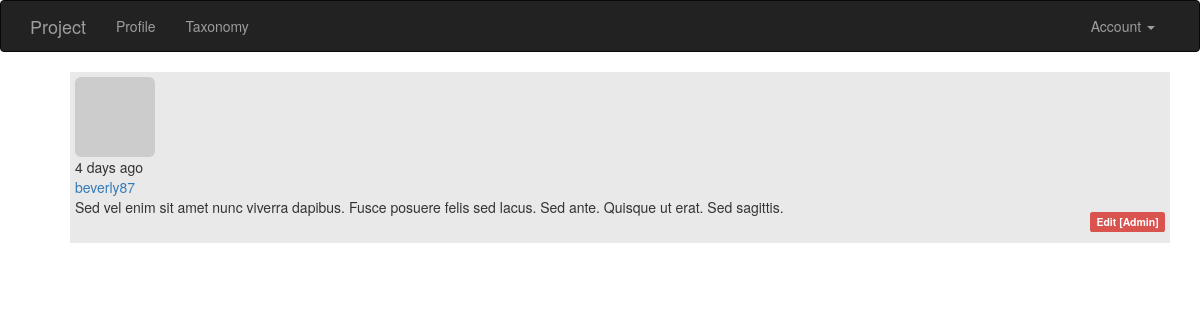
/post/4 (signed in), run on the app's committed database.
### app/models.py (models this page shows, shortened)
class Post(db.Model):
    __tablename__ = 'posts'
    id = db.Column(db.Integer, primary_key=True)
    body = db.Column(db.Text)
    body_html = db.Column(db.Text)
    timestamp = db.Column(db.DateTime, index=True, default=datetime.utcnow)
    author_id = db.Column(db.Integer, db.ForeignKey('users.id'))
    comments = db.relationship('Comment', backref='post', lazy='dynamic')
    taxonomy_id = db.Column(db.Integer, db.ForeignKey('taxonomy.id'))

class User(UserMixin, db.Model):
    __tablename__ = 'users'
    id = db.Column(db.Integer, primary_key=True)
    email = db.Column(db.String(64), unique=True, index=True)
    username = db.Column(db.String(64), unique=True, index=True)
    role_id = db.Column(db.Integer, db.ForeignKey('roles.id'))
    password_hash = db.Column(db.String(128))
    confirmed = db.Column(db.Boolean, default=False)
    name = db.Column(db.String(64))
    location = db.Column(db.String(64))
    about_me = db.Column(db.Text())
    member_since = db.Column(db.DateTime(), default=datetime.utcnow)
    last_seen = db.Column(db.DateTime(), default=datetime.utcnow)
    avatar_hash = db.Column(db.String(32))
    posts = db.relationship('Post', backref='author', lazy='dynamic')
    taxonomy = db.relationship('Taxonomy', backref='author', lazy='dynamic')
    followed = db.relationship('Follow',
                               foreign_keys=[Follow.follower_id],
                               backref=db.backref('follower', lazy='joined'),
                               lazy='dynamic',
                               cascade='all, delete-orphan')
    followers = db.relationship('Follow',
                                foreign_keys=[Follow.followed_id],
                                backref=db.backref('followed', lazy='joined'),
                                lazy='dynamic',
                                cascade='all, delete-orphan')
    comments = db.relationship('Comment', backref='author', lazy='dynamic')
    @property
    def password(self):
        raise AttributeError('password is not a readable attribute')
    def can(self, permissions):
        return self.role is not None and \
            (self.role.permissions & permissions) == permissions
    def is_administrator(self):
        return self.can(Permission.ADMINISTER)
    def ping(self):
        self.last_seen = datetime.utcnow()
        db.session.add(self)
    def gravatar(self, size=100, default='identicon', rating='g'):
        if request.is_secure:
            url = 'https://secure.gravatar.com/avatar'
        else:
            url = 'http://www.gravatar.com/avatar'
        hash = self.avatar_hash or hashlib.md5(
            self.email.encode('utf-8')).hexdigest()
        return '{url}/{hash}?s={size}&d={default}&r={rating}'.format(
            url=url, hash=hash, size=size, default=default, rating=rating)

### app/main/views.py (the view)
@main.route('/post/<int:id>')
def post(id):
	post = Post.query.get_or_404(id)
	return render_template('posts/post.html', posts=[post], id = id)

### app/auth/views.py (called while the page is built)
@auth.before_app_request
def before_request():
    if current_user.is_authenticated:
        current_user.ping()
        if not current_user.confirmed \
                and request.endpoint \
                and request.endpoint[:5] != 'auth.' \
                and request.endpoint != 'static':
            return redirect(url_for('auth.unconfirmed'))

### app/main/__init__.py (called while the page is built)
@main.app_context_processor
def inject_permissions():
    return dict(Permission=Permission)

### app/models.py (called while the page is built)
@login_manager.user_loader
def load_user(user_id):
    return User.query.get(int(user_id))

### app/templates/posts/post.html (shortened to what this page needs)
{% extends "base.html" %}
{% import "_macros.html" as macros %}
{% block content %}
    <div class="container">
	{% include 'posts/_posts.html' %}
    </div>
{% endblock %}

### app/templates/posts/_posts.html (shortened to what this page needs)
<ul class="posts">
	{% for post in posts %}
		<li class="post">
			<div class="profile-thumbnail">
				<a href="{{ url_for('.user', username=post.author.username) }}">
					<img class="img-rounded profile-thumbnail" src="{{ post.author.gravatar(size=40) }}">
				</a>
			</div>
			<div class="post-date">{{ moment(post.timestamp).fromNow() }}</div>
			<div class="post-author">
				<a href="{{ url_for('.user', username=post.author.username) }}">
					{{ post.author.username }}
				</a>
			</div>
			<div class="post-body">{{ post.body }}</div>
			<div class="post-footer">
				{% if current_user == post.author %}
					<a href="{{ url_for('.edit', id=post.id) }}">
						<span class="label label-primary">Edit</span>
					</a>
				{% elif current_user.is_administrator() %}
					<a href="{{ url_for('.edit', id=post.id) }}">
						<span class="label label-danger">Edit [Admin]</span>
					</a>
				{% endif %}
			</div>
		</li>
	{% endfor %}
</ul>

### app/static/style.css (style rules this page uses)
ul.posts li { list-style: none; padding: 5px; background-color: #e9e9e9; margin-bottom: 15px; }
.post-footer { text-align: right; padding-bottom: 10px; }
.post-footer a { text-decoration: none; }

### data on the page
Post: timestamp "4 days ago", author.username "beverly87", body "Sed vel enim sit amet nunc viverra dapibus. Fusce posuere felis sed lacus. Sed ante. Quisque ut erat. Sed sagittis."
